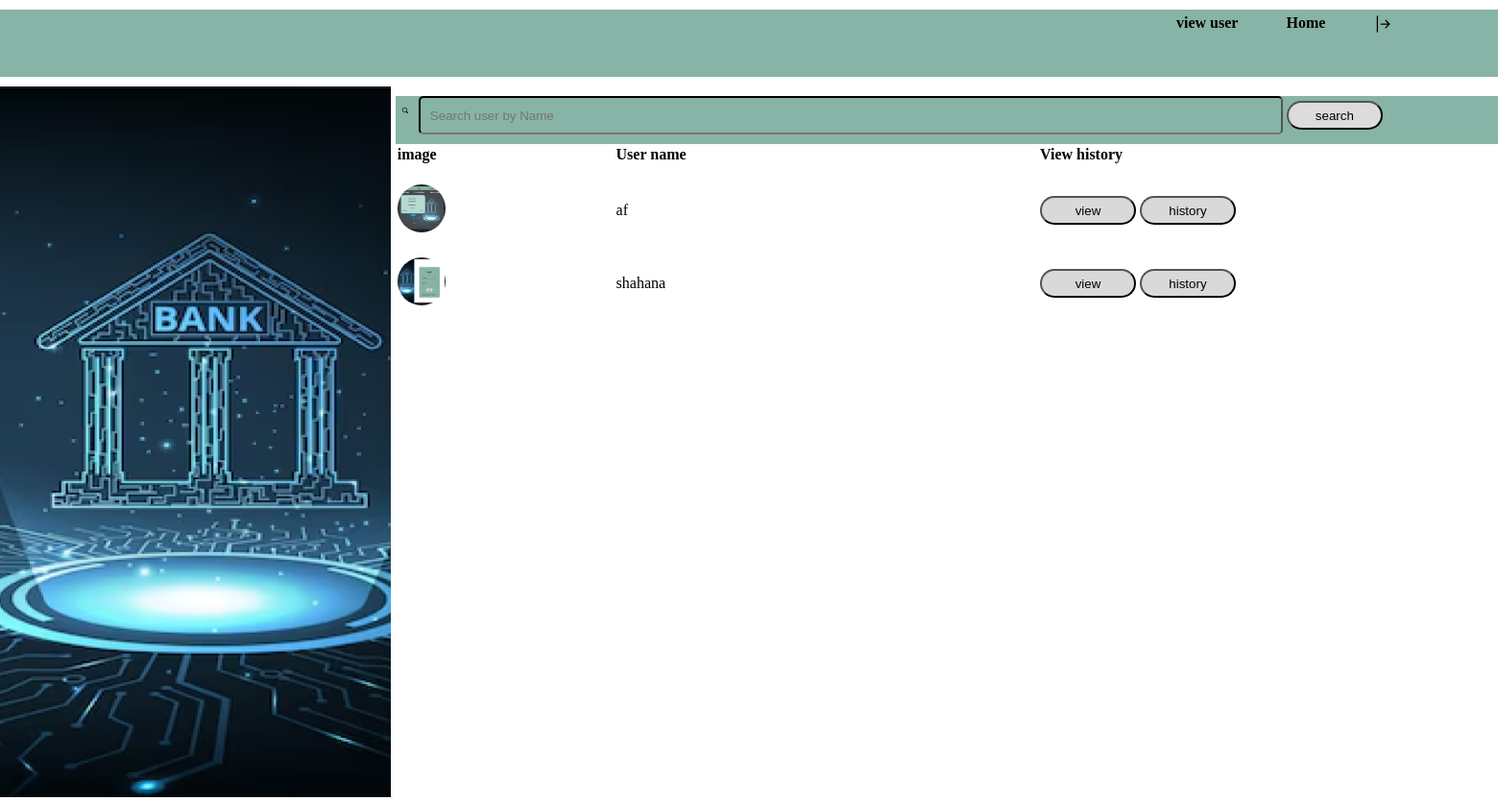
/viewuser, run on an earlier commit of the app's database.
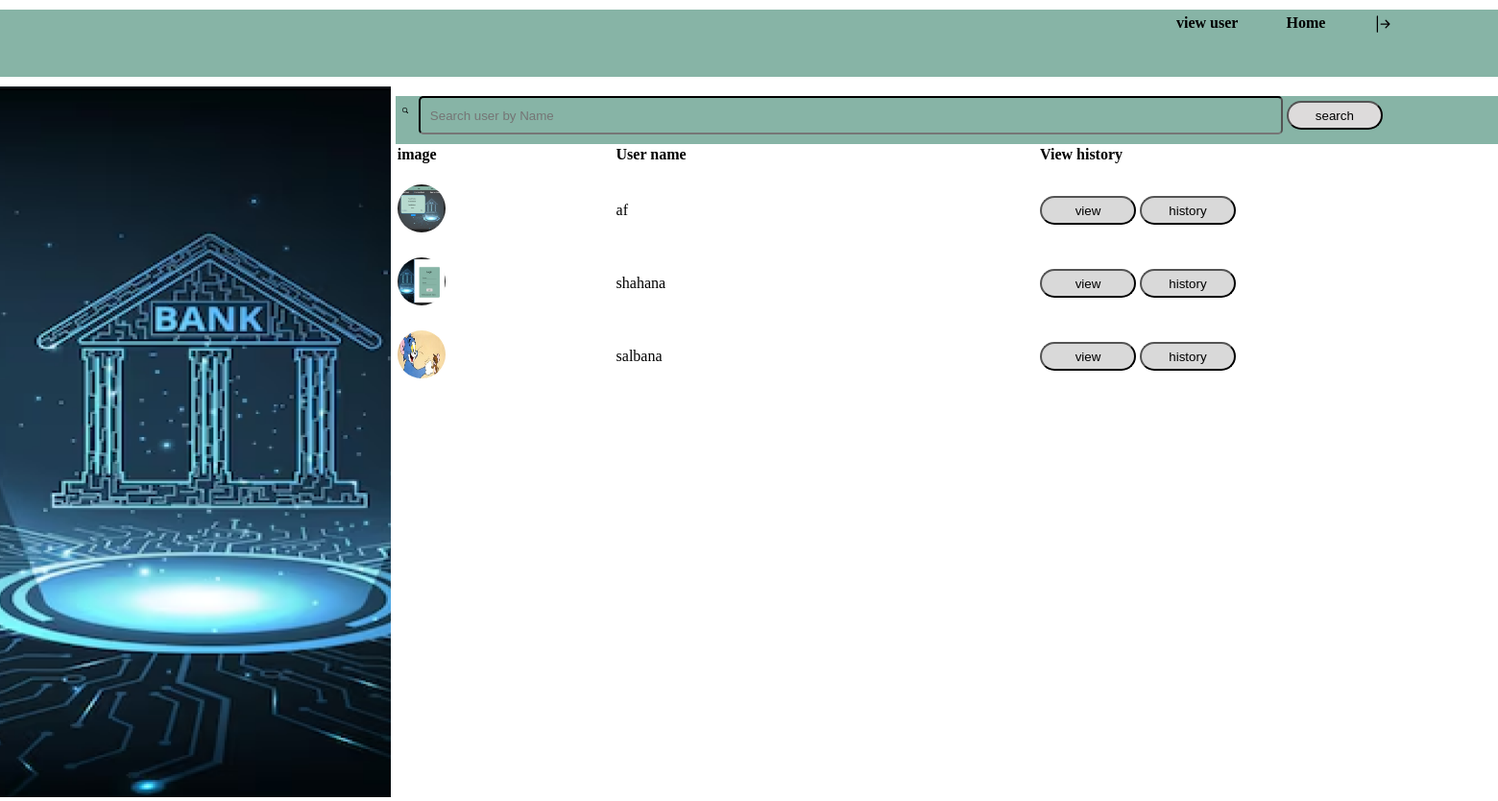
And on a later commit of the database.
### app/models.py (models this page shows, shortened)
class CustomeUser(AbstractUser):
    age=models.IntegerField(null=True,blank=True)
    Phonenumber=models.IntegerField(null=True,blank=True,unique=True)
    Address=models.CharField(null=True,blank=True,max_length=100)
    DOB=models.DateField(null=True,blank=True)
    InitialAmount=models.IntegerField(null=True,blank=True)
    AccountNumber=models.CharField(null=True,blank=True,max_length=100,unique=True)
    Pancardno=models.CharField(null=True,blank=True,max_length=100,unique=True)
    AdharNumber=models.CharField(null=True,blank=True,max_length=100,unique=True)
    Ifsc=models.IntegerField(null=True,blank=True)
    Branch=models.CharField(null=True,blank=True ,max_length=100)
    Pincode=models.IntegerField(null=True,blank=True)
    usertype=models.CharField(max_length=200)
    Image=models.FileField(null=True,blank=True)

### app/views.py (the view)
# urls.py: path('viewuser', views.viewuser, name='viewuser'),
def viewuser(request):
        users = CustomeUser.objects.filter(usertype='user')
        return render(request,'bank/viewusers.html',{'users': users})

### template/bank/viewusers.html (shortened to what this page needs)
<!DOCTYPE html>
<html lang="en">
    {% load static %}
<head>
</head>
<body>
    {% block content %}
    <nav class="navbar">
        <div class="container-fluid">
            <ul>
                <li>
                <a href="{% url 'viewuser' %}">view user</a>
                </li>
                <li>
                    <a href="{% url 'bankhome' %}">Home</a>
                <li>
                <a href="{% url 'logout' %}"><b></b></a>
                </li>
            </ul>
        </div>
    </nav>
<div class="row">
        <div class="col-sm-3  " style=" padding-right: 5px;">
            <img src="{% static 'images/Rectangle 1.png' %}" alt="bank" style="height: 740px;">
        </div>
        <div class="col-sm-9">
            <div class="container-fluid">
            <form action="{% url 'search' %}" method="POST">
                    <div class="eee">
                        <img src="{% static 'images/search-icon-png-1.png' %}"  style="height:20px;width:20px;">
                        <input type="search"  placeholder="Search user by Name" name="search" style="width:18%;height:40px;" >
                        <input type="submit" value="search">
                    </div>
            </form>
            </div>
                <table>
                    <tr>
                        <th>image</th>
                        <th>User name</th>
                        <th></th>
                        <th>View history</th>
                    </tr>
                    {% for i in users %}
                    <tr>
                        <td><img src="{{i.Image.url}}" alt="" width="50px" height="50px" style="border-radius: 50%;"></td>
                        <td>{{i.first_name}}</td>
                        <td></td>
                        <td><a href="{% url 'bankuserprofile'  id=i.id %}"><button>view</button></a>
                        <a href="{% url 'userhistory'  id=i.id %}"><button>history</button></a></td>
                    </tr>
                    {% endfor%}
                </table>
        </div>
    </div>
    {% endblock %}
</body>
</html>

What changed in the data, as far as the page shows it:
added CustomeUser: Image (picture), first_name "salbana"
